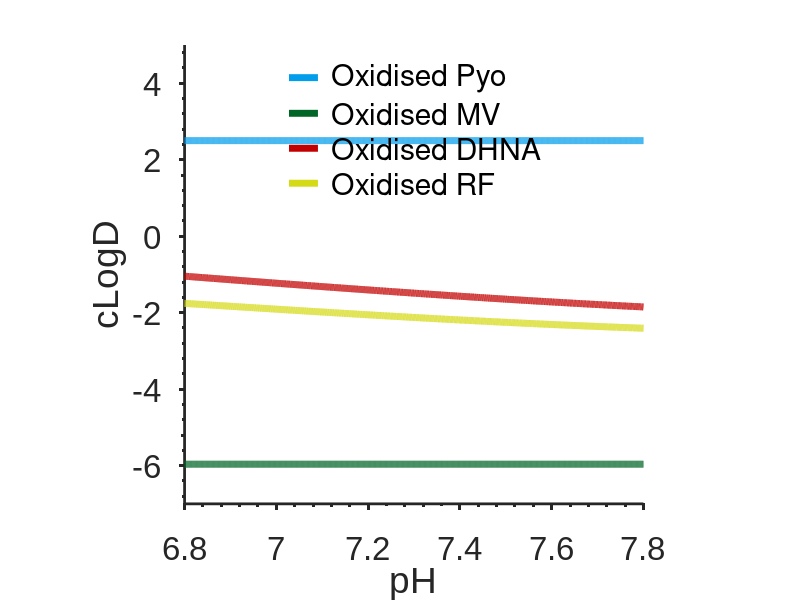

This figure's MATLAB source:
%%%%%%%%%%%%%%%%%%%%%%%%%
%Fig S7a = cLogD Oxidised Redox Inducers
%%%%%%%%%%%%%%%%%%%%%%%%%

%% Import
SF7a_raw = csvread('SF7a_raw.csv');

%% Plotting
pSF7a = plot(SF7a_raw(:,1),SF7a_raw(:,2:5),'-');

%% Formatting
box off;

set(pSF7a,'LineWidth',5);
set(pSF7a(1),'Color',[0.008 0.617 0.923]);
set(pSF7a(2),'Color',[0 0.398 0.152]);
set(pSF7a(3),'Color',[0.766 0 0]);
set(pSF7a(4),'Color',[0.836 0.855 0.09]);

set(gca, 'FontName', 'Arial');
set(gca,'TickDir','out');
set(gca,'fontsize',24);
set(gca,'FontWeight','normal');
set(gca,'LineWidth',2);
set(gca,'XMinorTick','on','YMinorTick','on');

legend([pSF7a(1) pSF7a(2) pSF7a(3) pSF7a(4)],' Oxidised Pyo',' Oxidised MV',' Oxidised DHNA',' Oxidised RF','location','north');
legend('boxoff')
xlabel({'pH'});
ylabel({'cLogD'});
ylim([-7 5]);

pbaspect([1 1 1])
set(gcf, 'Position',  [100, 1, 1000, 1000])
saveas(gcf,'SF7a','tiffn')

